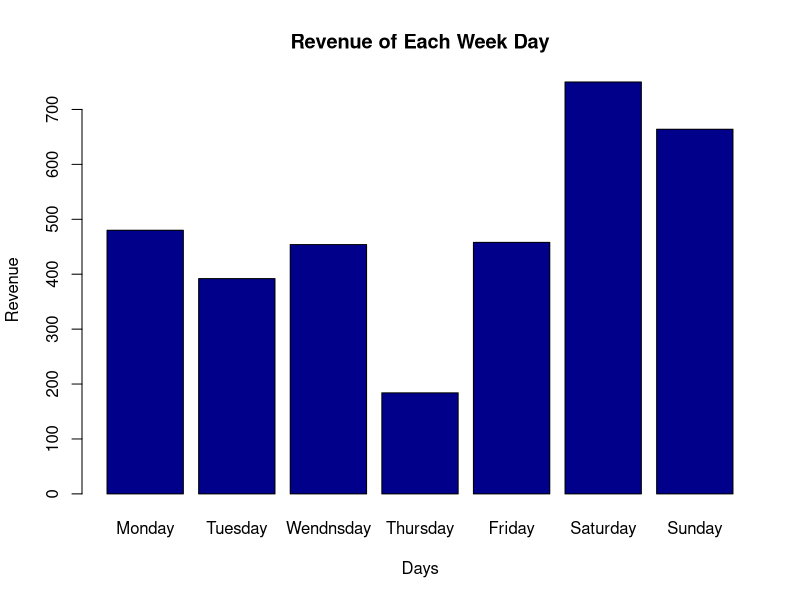
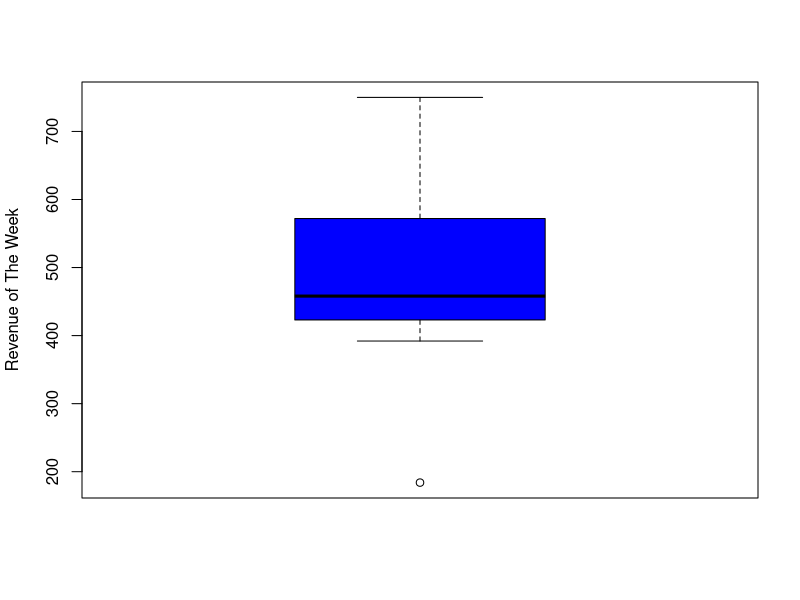

Reproduce these figures in R, in order.
# Potential Questions to Answer:
# 1. Create snacks that the customers can buy and randomize who buys which snack
# 2. Pretend you own multiple theaters and run two simulations to represent each theater and plot the results
# 3. Create conditional statements for movies that may be PG-13 and children are not allowed to watch

# Cost for adults and children
ticket_cost <- 15 
ticket_cost_child <- 7 
movies <- c('pride and prejudice', 'Get Out', 'Spider Man', 'Maleficent', 'A quiet place')  # List 5 of your favorite movies
screens <- 5 # How many screens does the theater have? (assume 1 per movie)
seats <- 50 # How many seats does each theater hold
week_days <- rep(0, 7)  # Store totals for each day
days <- c("Monday","Tuesday","Wendnsday","Thursday","Friday","Saturday","Sunday")
Total_revenue<-0
t<-0
# iterate through the week
for (d in 1:7){
  
  # Keep track of total revenue for the day
  t <- t+1
  revenue_each_day <- Total_revenue
  
  
  # iterate through the amount of screens on a particular day
  for (s in 1:50) {
    
    # Calculate  how many adults and children are watching the movie
    visitors_adults <- sample(50, 1)
    visitors_children <- sample((seats-visitors_adults),1)
    visitors<- visitors_adults+ visitors_children
    #print("The number of Visitors of each day")
    #print(visitors)
    
    # Calculate the revenue for adults and children

    revenue_adult <- (visitors_adults*ticket_cost)
    revenue_children <-(visitors_children*ticket_cost_child)
    # Calculate revenue, and add to running total for the day
    total_revenue<- revenue_adult+revenue_children
    

      
    }
  
  # Save total to the corresponding day
  week_days[t]<- total_revenue


  
}
Total_revenue_data_frame<-data.frame(week_days,days)
# Make a barchart showing total revenue per day
View(Total_revenue_data_frame)
barplot(as.integer(Total_revenue_data_frame$week_days),names.arg=days, main ="Revenue of Each Week Day"
        ,xlab = "Days", ylab="Revenue",col="darkblue",legend=(colnames(Total_revenue_data_frame$week_days)))

#summary(Total_revenue_data_frame)
# Make any other chart
boxplot(Total_revenue_data_frame$week_days, 
        ylab = 'Revenue of The Week',
        col = 'blue')


# Which day had the highest revenue? 

#Tuesday has highest Revenue